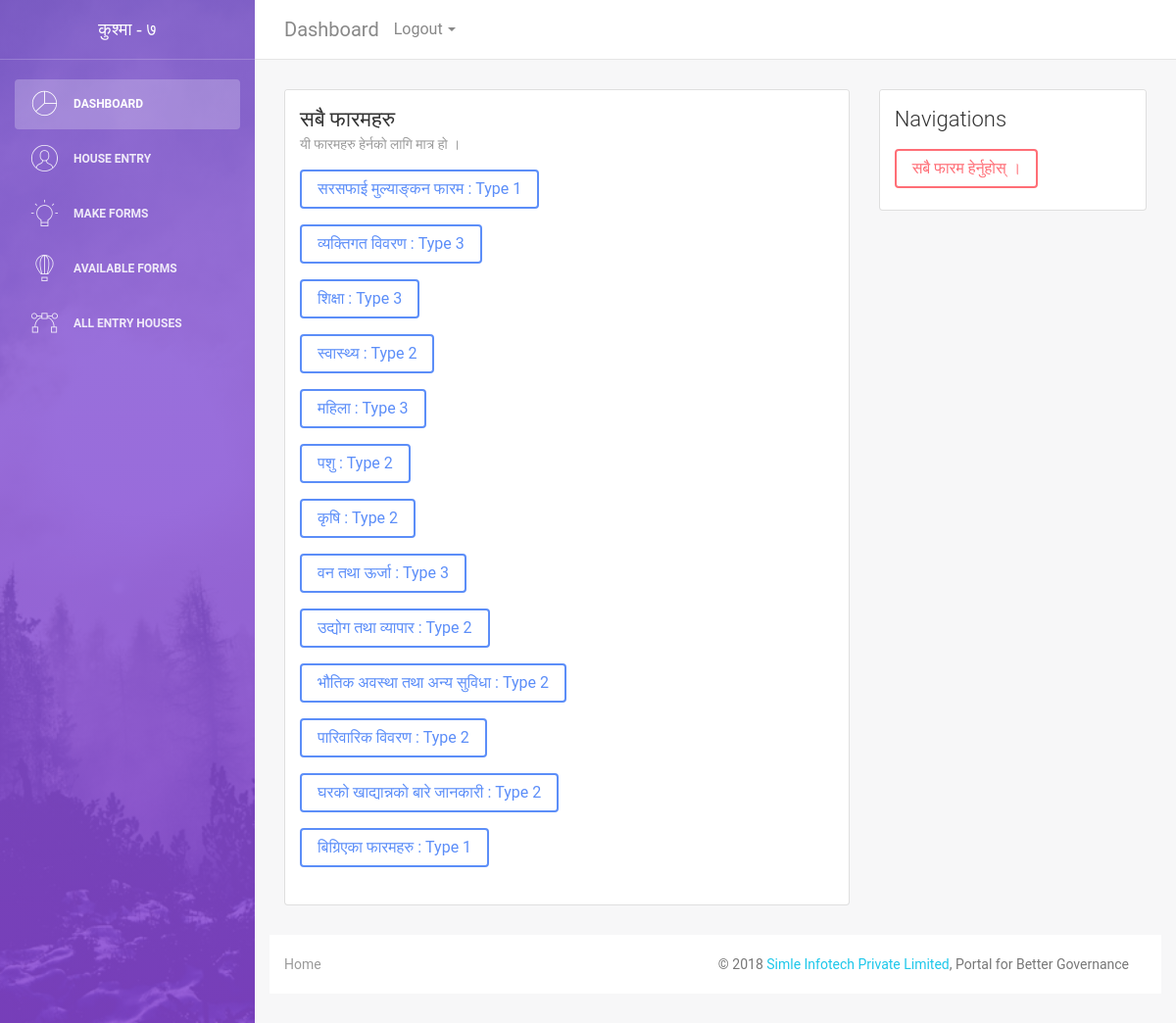
Page /forms/myform/all_forms (signed in) on the earlier database version.
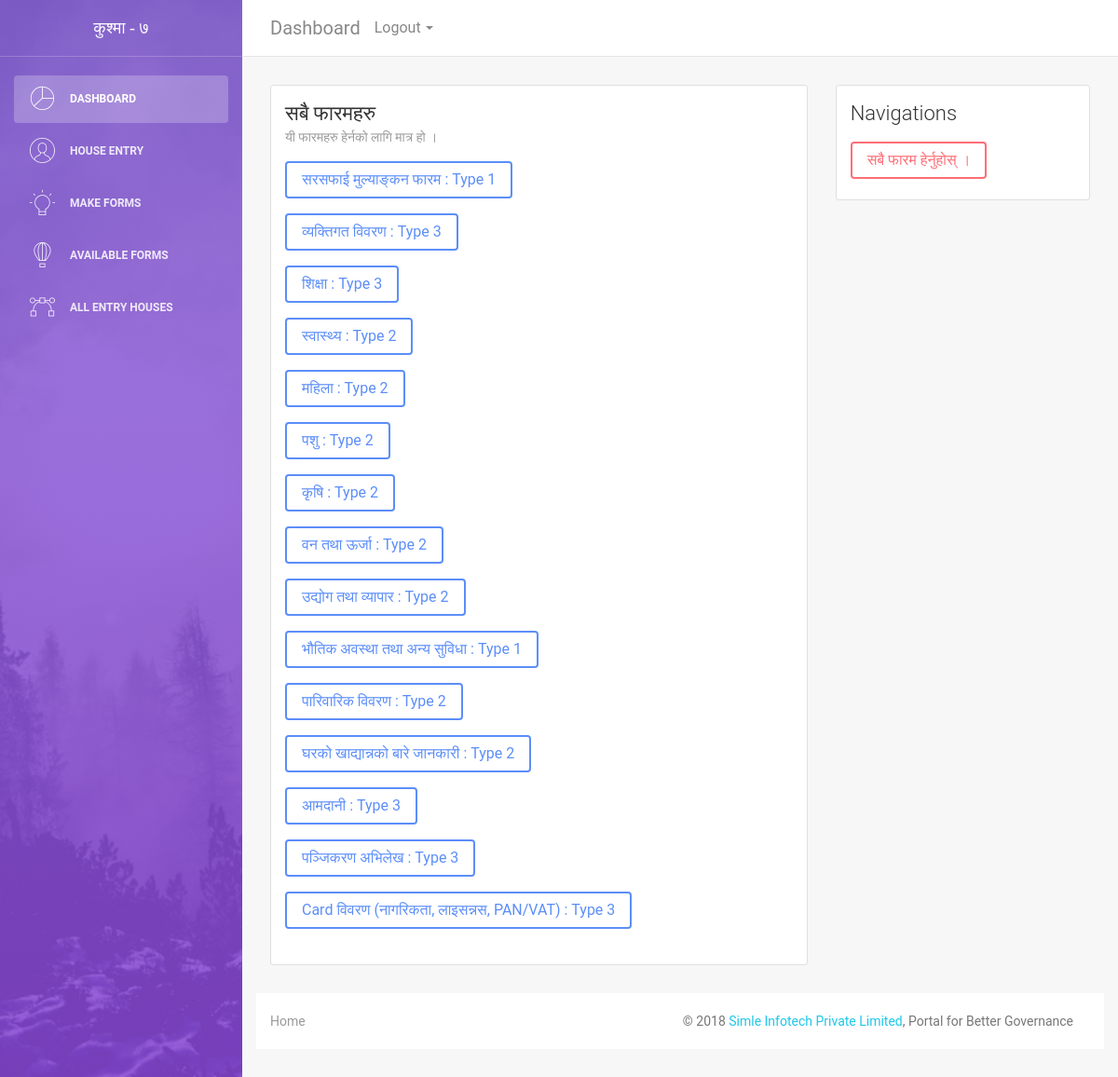
Same page on the later database version.
### formentry/submodals/formGenerator.py (models this page shows)
class formValue(models.Model):
    formName = models.TextField('Form Name (फारमको नाम)')
    markers = models.IntegerField('Total Markers (प्राप्ताङ्कको जम्मा सङ्ख्या)', default=1)
    formTypeChoices = (
    (1,'House'), (2,'Family'), (3, 'Individual')
    )
    formType = models.IntegerField('Form Target Group',choices=formTypeChoices, default=3)
    jsonText = models.TextField('Json Text')
    def __str__(self):
        return self.formName;

### formentry/formviews.py (the view)
# urls.py: path('myform/all_forms', formviews.all_my_forms, name='all_my_forms'),
@login_required(login_url='users:login')
def all_my_forms(request):
    allforms = formValue.objects.all()
    formtitle = 'सम्पुर्ण फारमहरु'
    formdescription = 'यस लिस्टमा तपाइँका सबै फारमहरू उपलब्ध छन्'
    return render(request,'base_forms/allforms.html',{
        'allforms':allforms, 'member':0, 'mark':0, 'marker':0 ,
        'formtitle':formtitle, 'formdescription':formdescription,
    })

### formentry/templates/base_forms/allforms.html (shortened to what this page needs)
{% extends 'entry_forms/user_forms.html' %}
{% load widget_tweaks %}
{% block form-title %}
  <h4 class="card-title">सबै फारमहरु</h4>
  <p class="card-category">यी फारमहरु हेर्नको लागि मात्र हो ।</p>
{% endblock %}
{% block form-body %}
{% for forms in allforms %}
{% with mytype=forms.formType   %}
<p><a href="{% url 'formentry:form_basic' form_id=forms.id member=member mark=mark marker=marker %}" class="btn btn-primary">{{forms}} : Type {{mytype}}</a></p>
{% endwith %}
{% endfor %}
{% endblock %}
{% block form-nav %}
<a class="btn btn-danger" href="{% url 'formentry:all_my_forms' %}">सबै फारम हेर्नुहोस् । </a>
{% endblock %}

Differences in the rows shown:
removed formValue: formName "बिग्रिएका फारमहरु", formType "1"
changed formValue "महिला": formType "3" → "2"
changed formValue "वन तथा ऊर्जा": formType "3" → "2"
changed formValue "भौतिक अवस्था तथा अन्य सुविधा": formType "2" → "1"
added formValue: formName "आमदानी", formType "3"
added formValue: formName "पञ्जिकरण अभिलेख", formType "3"
added formValue: formName "Card विवरण (नागरिकता, लाइसन्नस, PAN/VAT)", formType "3"
